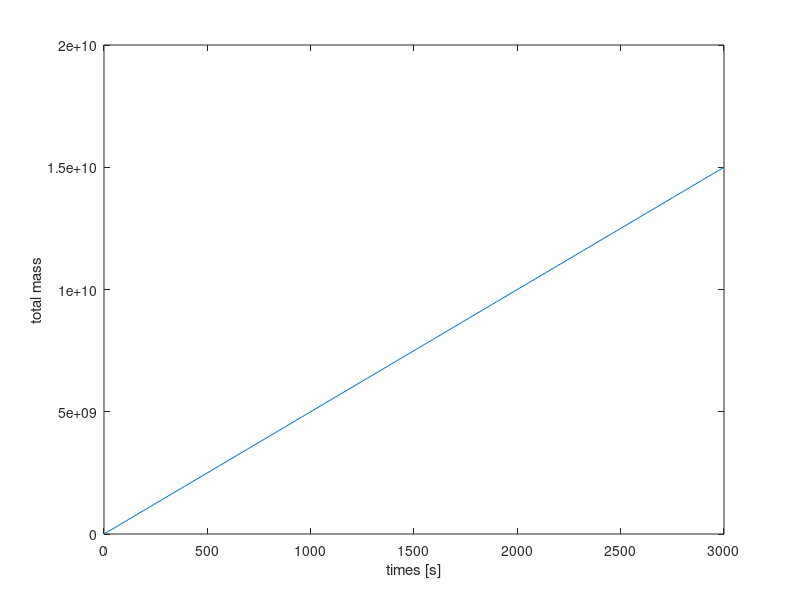

Write the MATLAB code that produced this figure.
%%# This script is an example of post analysis
%   It plots total system mass as a function of time

load('test0');

% convert dp to dimensional diameter
RR = MP.RR; 
outputTime = MP.outputTime;

plot(outputTime, sum(resultsMass,2)');
xlabel('times [s]');
ylabel('total mass');
%print(fig,'distribuiton','-djpeg','-r600');
 